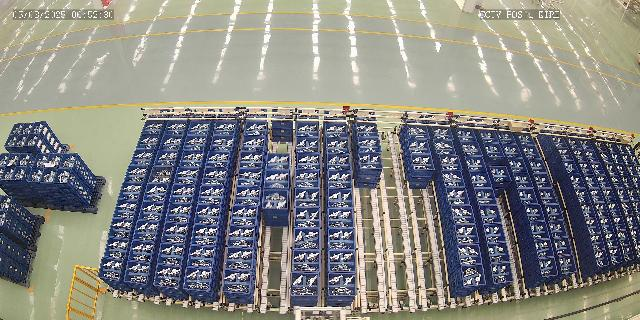
#> input picture utils/images/images-test.jpg, 640 x 320 px
$ python coordinat.py
#> lines starting #> are read from the running program, lines starting #| are printed output that depends on the picture
import cv2

FILE_PATH = "images/images-test.jpg"

# Load image
image = cv2.imread(FILE_PATH)
#> image is the input picture: shape (320, 640, 3); mean B, G, R 130.1, 133.8, 133.6
if image is None:
    raise FileNotFoundError("Image not found or unable to load.")
image = cv2.resize(image, (640, 480))
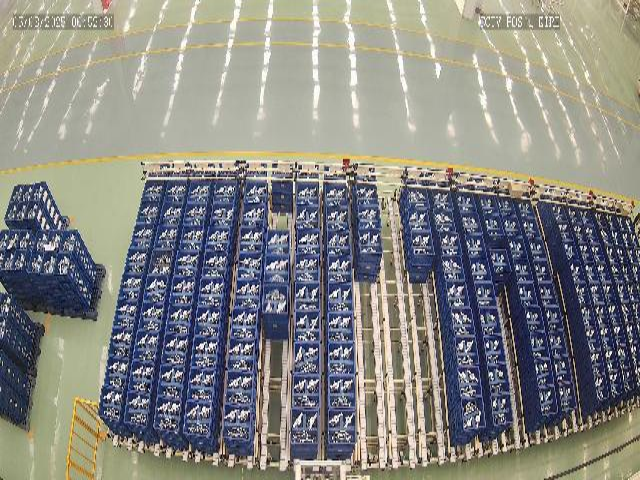
#> image: shape (480, 640, 3); mean B, G, R 130.1, 133.8, 133.6

# Fungsi untuk mencetak koordinat saat diklik
def draw_point(event, x, y, flags, param):
    img = param
    if event == cv2.EVENT_LBUTTONDOWN:
        print(f"Clicked at: ({x}, {y})")
        # Gambar titik (opsional)
        cv2.circle(img, (x, y), 5, (0, 0, 255), -1)
        cv2.imshow("Image", img)

cv2.imshow("Image", image)
cv2.setMouseCallback("Image", draw_point, image)
cv2.waitKey(0)
cv2.destroyAllWindows()
